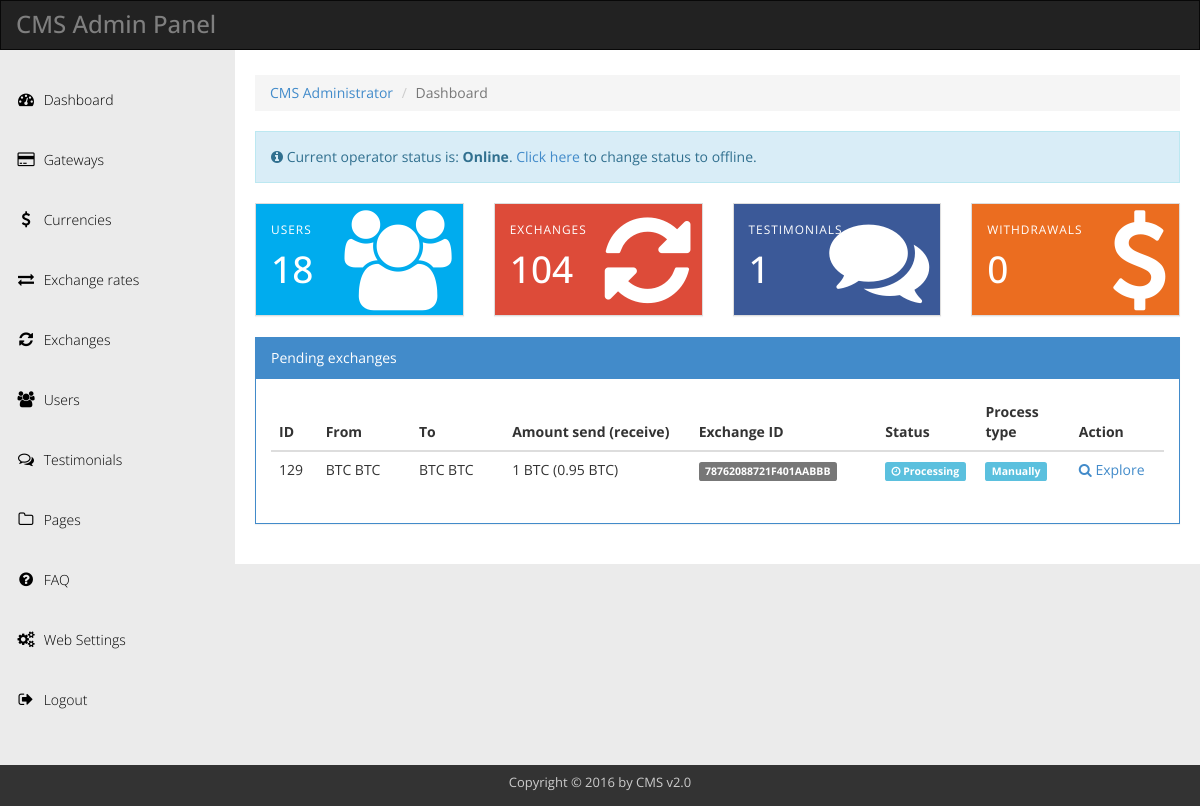
The app's page /admin/ (signed in) with its own data.
### tables this page shows
CREATE TABLE `bit_exchanges` (
  `id` int(11) NOT NULL,
  `uid` int(11) DEFAULT NULL,
  `wid` int(11) DEFAULT NULL,
  `gateway_send` int(11) DEFAULT NULL,
  `gateway_receive` int(11) DEFAULT NULL,
  `amount_send` varchar(255) DEFAULT NULL,
  `amount_receive` varchar(255) DEFAULT NULL,
  `rate_from` varchar(255) DEFAULT NULL,
  `rate_to` varchar(255) DEFAULT NULL,
  `status` int(11) NOT NULL DEFAULT 0,
  `created` int(11) NOT NULL DEFAULT 0,
  `updated` int(11) NOT NULL DEFAULT 0,
  `expired` int(11) NOT NULL DEFAULT 0,
  `u_field_1` varchar(255) DEFAULT NULL,
  `u_field_2` varchar(255) DEFAULT NULL,
  `u_field_3` varchar(255) DEFAULT NULL,
  `u_field_4` varchar(255) DEFAULT NULL,
  `u_field_5` varchar(255) DEFAULT NULL,
  `u_field_6` varchar(255) DEFAULT NULL,
  `u_field_7` varchar(255) DEFAULT NULL,
  `u_field_8` varchar(255) DEFAULT NULL,
  `u_field_9` varchar(255) DEFAULT NULL,
  `u_field_10` varchar(255) DEFAULT NULL,
  `ip` varchar(255) DEFAULT NULL,
  `transaction_id` text DEFAULT NULL,
  `exchange_id` varchar(255) DEFAULT NULL,
  `referral_id` varchar(255) NOT NULL DEFAULT '0',
  `referral_amount` varchar(255) DEFAULT NULL,
  `referral_currency` varchar(255) DEFAULT NULL,
  `referral_status` int(11) NOT NULL DEFAULT 0
);

CREATE TABLE `bit_gateways` (
  `id` int(11) NOT NULL,
  `name` varchar(255) DEFAULT NULL,
  `currency` varchar(255) DEFAULT NULL,
  `reserve` varchar(255) DEFAULT NULL,
  `min_amount` varchar(255) DEFAULT NULL,
  `max_amount` varchar(255) DEFAULT NULL,
  `exchange_type` int(11) DEFAULT NULL,
  `include_fee` int(11) DEFAULT NULL,
  `extra_fee` varchar(255) DEFAULT NULL,
  `fee` varchar(255) DEFAULT NULL,
  `allow_send` int(11) DEFAULT NULL,
  `allow_receive` int(11) DEFAULT NULL,
  `default_send` int(11) DEFAULT NULL,
  `default_receive` int(11) DEFAULT NULL,
  `allow_payouts` int(11) DEFAULT NULL,
  `show_qr` int(11) DEFAULT 0,
  `qr_address` varchar(50) DEFAULT NULL,
  `qr_set` varchar(50) DEFAULT NULL,
  `a_field_1` varchar(255) DEFAULT NULL,
  `a_field_2` varchar(255) DEFAULT NULL,
  `a_field_3` varchar(255) DEFAULT NULL,
  `a_field_4` varchar(255) DEFAULT NULL,
  `a_field_5` varchar(255) DEFAULT NULL,
  `a_field_6` varchar(255) DEFAULT NULL,
  `a_field_7` varchar(255) DEFAULT NULL,
  `a_field_8` varchar(255) DEFAULT NULL,
  `a_field_9` varchar(255) DEFAULT NULL,
  `a_field_10` varchar(255) DEFAULT NULL,
  `status` int(11) DEFAULT NULL,
  `external_gateway` int(11) NOT NULL DEFAULT 0,
  `external_icon` text DEFAULT NULL
);

### admin/sources/admin/dashboard.php (the view, shortened to what this page needs)
<ol class="breadcrumb">
	<li><a href="./">CMS Administrator</a></li>
	<li class="active">Dashboard</li>
</ol>
<div class="row">
	<div class="col-lg-12">
		<?php
		if($settings['operator_status'] == "1") {
			echo info("Current operator status is: <b>Online</b>. <a href='./?a=dashboard&b=operator&c=turn_offline'>Click here</a> to change status to offline.");
		} else {
			echo info("Current operator status is: <b>Offline</b>. <a href='./?a=dashboard&b=operator&c=turn_online'>Click here</a> to change status to online.");
		}
		?>
	</div>
	<div class="col-lg-3">
		 <div class="panel panel-default twitter">
                    <div class="panel-body fa-icons">
                        <small class="social-title">Users</small>
                        <h3 class="count">
                            <?php $get_stats = $db->query("SELECT * FROM bit_users"); echo $get_stats->num_rows; ?></h3>
                        <i class="fa fa-users"></i>
                    </div>
                </div>
	</div>
	<div class="col-lg-3">
		<div class="panel panel-default google-plus">
                    <div class="panel-body fa-icons">
                        <small class="social-title">Exchanges</small>
                        <h3 class="count">
                            <?php $get_stats = $db->query("SELECT * FROM bit_exchanges"); echo $get_stats->num_rows; ?></h3>
                        <i class="fa fa-refresh"></i>
                    </div>
                </div>
	</div>
	<div class="col-lg-3">
		<div class="panel panel-default facebook-like">
                    <div class="panel-body fa-icons">
                        <small class="social-title">Testimonials</small>
                        <h3 class="count">
                            <?php $get_stats = $db->query("SELECT * FROM bit_testimonials"); echo $get_stats->num_rows; ?></h3>
                        <i class="fa fa-comments"></i>
                    </div>
                </div>
	</div>
	<div class="col-lg-3">
		<div class="panel panel-default visitor">
                    <div class="panel-body fa-icons">
                        <small class="social-title">Withdrawals</small>
                        <h3 class="count">
                            <?php $get_stats = $db->query("SELECT * FROM bit_users_withdrawals"); echo $get_stats->num_rows; ?></h3>
                        <i class="fa fa-dollar"></i>
                    </div>
                </div>
	</div>
	<div class="col-lg-12">
	</div>
	<div class="col-lg-12">
		<div class="panel panel-primary">
			<div class="panel-heading">Pending exchanges</div>
			<div class="panel-body">
				<table class="table">
		      <thead>
		        <tr>
					<th width="5%">ID</th>
					<th width="10%">From</th>
					<th width="10%">To</th>
					<th width="20%">Amount send (receive)</th>
					<th width="20%">Exchange ID</th>
					<th width="10%">Status</th>
					<th width="10%">Process type</th>
					<th width="10%">Action</th>
				</tr>
		      </thead>
		      <tbody>
		      <?php
			  $query = $db->query("SELECT * FROM bit_exchanges WHERE status='3' ORDER BY id");
			  if($query->num_rows>0) {
			    while($row = $query->fetch_assoc()) {
				?>
				<tr>
							<td><?php echo $row['id']; ?></td>
							<td><?php if($row['wid']>0) { echo 'Wallet '.walletinfo($row['wid'],"currency"); } else { ?><?php echo gatewayinfo($row['gateway_send'],"name"); ?> <?php echo gatewayinfo($row['gateway_send'],"currency"); ?><?php } ?></td>
							<td><?php echo gatewayinfo($row['gateway_receive'],"name"); ?> <?php echo gatewayinfo($row['gateway_receive'],"currency"); ?></td>
							<td><?php echo $row['amount_send']; ?> <?php echo gatewayinfo($row['gateway_send'],"currency"); ?> (<?php echo $row['amount_receive']; ?> <?php echo gatewayinfo($row['gateway_receive'],"currency"); ?>)</td>
							<td><span class="label label-default"><?php echo $row['exchange_id']; ?></span></td>
							<td>
								<?php
										if($row['status'] == "1") {
											echo '<span class="label label-warning"><i class="fa fa-clock-o"></i> Awaiting Confirmation</span>';
										} elseif($row['status'] == "2") {
											echo '<span class="label label-warning"><i class="fa fa-clock-o"></i> Awaiting Payment</span>';
										} elseif($row['status'] == "3") {
											echo '<span class="label label-info"><i class="fa fa-clock-o"></i> Processing</span>';
										} elseif($row['status'] == "4") {
											echo '<span class="label label-success"><i class="fa fa-check"></i> Processed</span>';
										} elseif($row['status'] == "5") {
											echo '<span class="label label-danger"><i class="fa fa-times"></i> Timeout</span>';
										} elseif($row['status'] == "6") {
											echo '<span class="label label-danger"><i class="fa fa-times"></i> Denied</span>';
										} elseif($row['status'] == "7") {
											echo '<span class="label label-danger"><i class="fa fa-times"></i> Canceled</span>';
										} else {
											echo '<span class="label label-default">Unknown</span>';
										}
										?>
							</td>
							<td>
										<?php
										$process_type = gatewayinfo($row['gateway_send'],"exchange_type");
										if($process_type == "1") {
											echo '<span class="label label-info">Automatically</span>';
										} elseif($process_type == "2") {
											echo '<span class="label label-info">Semi-automatic</span>';
										} elseif($process_type == "3") {
											echo '<span class="label label-info">Manually</span>';
										} else {
											echo '<span class="label label-default">Manually</span>';
										}
										?>
							</td>
							<td>
								<a href="./?a=exchanges&b=explore&id=<?php echo $row['id']; ?>" title="Explore"><i class="fa fa-search"></i> Explore</a>
							</td>
						</tr>
				<?php
				}
			  } else {
				echo '<tr><td colspan="8">No have requests for exchanges.</td></tr>';
			  }
			  ?>
		      </tbody>
		    </table>
			</div>
		</div>
				<br>
	</div>
</div>

### admin/assets/css/templatemo_main.css (style rules this page uses)
* { font-family: 'Open Sans', sans-serif; }
body { background-color: rgb(235,235,235); }
.nav-pills>li>a, .nav-tabs>li>a, .alert, .progress, .panel, .btn, .panel-group .panel, .form-control, .modal-content, .breadcrumb { border-radius: 0; }
.list-group-item:first-child, .panel-heading { border-top-left-radius: 0; border-top-right-radius: 0; }
.social-title { text-transform: uppercase;letter-spacing: 1px; }
.count { font-size: 37px;margin-top: 10px;margin-bottom: 10px; }
.panel .fa-icons .fa { font-size: 100px;text-align: right;position: absolute;top: 7px;right: 27px;outline: none; }
.twitter { background-color:#00acee; color:#fff; }
.google-plus { background-color:#dd4b39; color:#fff; }
.facebook-like { background-color:#3b5998; color:#fff; }
.visitor { background-color:#eb6d20; color:#fff; }

### records on screen
bit_exchanges: id "129", gateway_send.name "BTC", gateway_send.currency "BTC", gateway_receive.name "BTC", gateway_receive.currency "BTC", amount_send "1", amount_receive "0.95", exchange "78762088721F401AABBB", status 3 (drawn), shows "Manually"

### other values on screen
$text "Current operator status is: Online . Click here to change status to offline."
$get_stats->num_rows "18"
$get_stats->num_rows "104"
$get_stats->num_rows "1"
$get_stats->num_rows "0"
